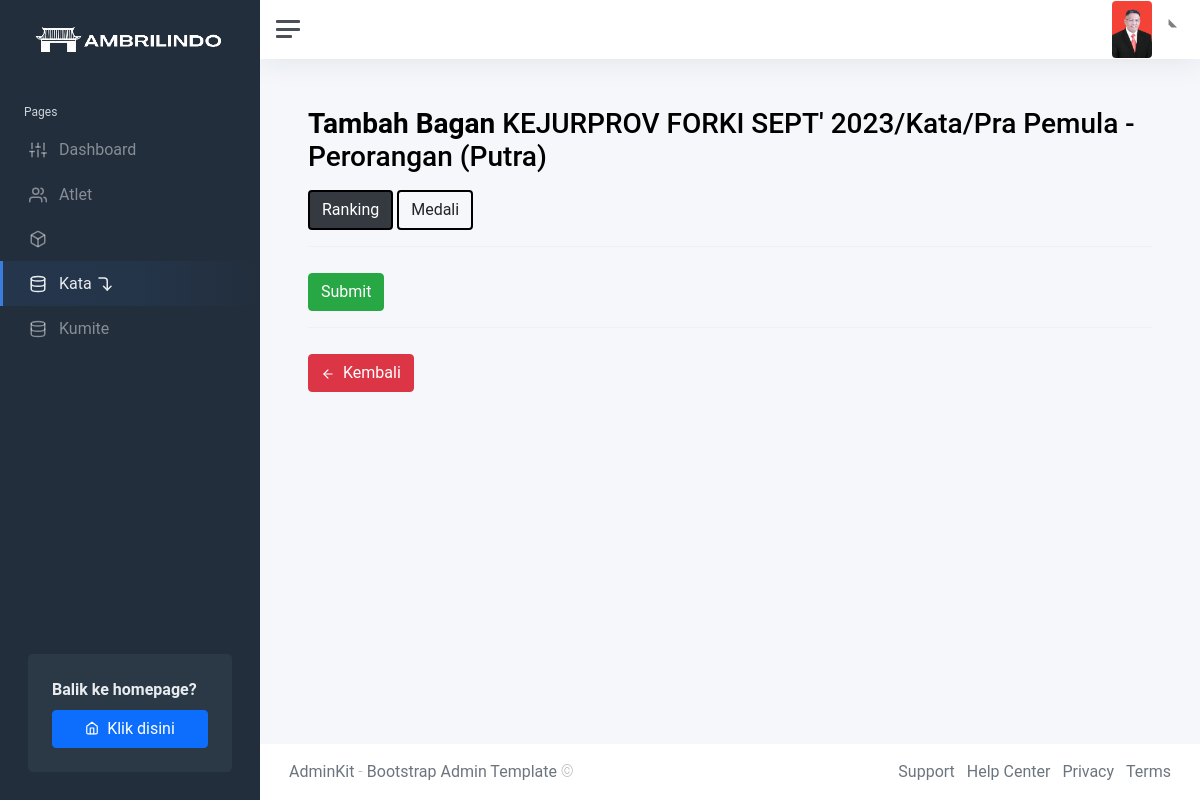
Page /kelevent/kejurprov-forki-sept-2023/kata/pra-pemula-perorangan-20230911200706/putra/tambah/ on the committed database.
### bagan/models.py (models this page shows, shortened)
class Event(models.Model):
    id_event = models.AutoField(primary_key=True)
    id_bagan = models.ManyToManyField(Bagan, blank=True)
    judul_event = models.CharField(max_length=50)
    foto_event = models.ImageField(null=True, blank=True, upload_to="images/event/")
    tanggal_tanding = models.DateTimeField()
    tanggal_selesai = models.DateTimeField()
    tanggal_dibuat = models.DateTimeField(auto_now_add=True)
    id_atlet = models.ManyToManyField(Atlet, blank=True)
    bagan_kategori = models.ManyToManyField(BaganKategori, blank=True)
    slug = models.SlugField(unique=True, blank=True, null=True)
    id_tatami = models.ManyToManyField(Tatami, blank=True)

class BaganKategori(models.Model):
    TIPE = (
        ('perorangan', 'Perorangan'),
        ('beregu', 'Beregu')
    )
    id_kategori = models.AutoField(primary_key=True)
    datetimekategori = models.DateTimeField(default=datetime.now)
    id_atlet = models.ManyToManyField(Atlet, blank=True)
    judul_kategori = models.CharField(max_length=50, null=True, blank=True)
    slug = models.SlugField(unique=True, blank=True, null=True)
    tipe = models.CharField(choices=TIPE, max_length=10,blank=True, null=True)
    tatami_nomor_tanding = models.ForeignKey(Tatami, null=True, blank=True, on_delete=models.SET_NULL)

### bagan/views.py (the view)
# urls.py: path('kelevent/<slug:event_slug>/kata/<slug:kategori_slug>/<str:jenis_kelamin>/tambah/', keltambahBagan.as_view(), name="keltambahbagan"),
class keltambahBagan(View):
    def get(self, request, event_slug, kategori_slug, jenis_kelamin):
        event = get_object_or_404(Event, slug=event_slug)
        user = request.user.pk
        admin_tatami = AdminTatami.objects.filter(id_user=user).first()
        if admin_tatami:
            tatami = Tatami.objects.get(admin=admin_tatami)
            bagan_kategori = BaganKategori.objects.filter(tatami_nomor_tanding=tatami)
        else:
            bagan_kategori = event.bagan_kategori.all()
        kategori = get_object_or_404(BaganKategori, slug=kategori_slug)
        atlet_putra = kategori.id_atlet.filter(jenis_kelamin='putra', jenis_event='external')
        atlet_putri = kategori.id_atlet.filter(jenis_kelamin='putri', jenis_event='external')
        putraexternal_url = reverse('keldetailkategoriexternal', kwargs={'event_slug': event.slug, 'kategori_slug': kategori.slug, 'jenis_kelamin': 'putra'})
        putriexternal_url = reverse('keldetailkategoriexternal', kwargs={'event_slug': event.slug, 'kategori_slug': kategori.slug, 'jenis_kelamin': 'putri'})
        context = {
            'event': event,
            'bagan_kategori': bagan_kategori,
            'kategori': kategori,
            'atlet_putra': atlet_putra,
            'atlet_putri': atlet_putri,
            'putraexternal_url': putraexternal_url,
            'putriexternal_url': putriexternal_url,
        }
        return render(request, 'event/tambahbagan.html', context)

### bagan/templates/event/tambahbagan.html (shortened to what this page needs)
{% extends 'event/eventbase.html' %}
{% block content %}
    {% url 'keldetailkategori' event_slug=event.slug kategori_slug=kategori.slug jenis_kelamin='putra' as putra_url %}
    {% url 'keldetailkategori' event_slug=event.slug kategori_slug=kategori.slug jenis_kelamin='putri' as putri_url %}
    <h1 class="h3 mb-3"><strong>Tambah Bagan</strong> {{ event.judul_event }}/Kata/{{ kategori.judul_kategori }}
        {% if putra_url in request.path %}
          (Putra)
        {% elif putri_url in request.path %}
          (Putri)
        {% endif %}
    </h1>
    <div class="mb-2">
      <button id="rank" style="border: 2px solid black;" type="button" class="btn btn-dark" onclick="rank()">Ranking</button>
      <button id="medali" style="border: 2px solid black;" type="button" class="btn " onclick="medali()">Medali</button>
    </div>
    <hr>
    <div id="rankform" style="display: block;">
      <div style="justify-content: space-between;">
        <div style="width: 100%;" name="group1">
          <form method="post" style="">
              <button type="submit" class="btn btn-success" name="group1_submit" value="tambahbagan" style="margin-top: 10px">
                Submit
              </button>
            </form>
        </div>
      </div>
    </div>
    <hr>
        {% if putra_url in request.path and kategori.judul_kategori == kategori.judul_kategori %}
        <a href="{% url 'keldetailkategori' event_slug=event.slug kategori_slug=kategori.slug jenis_kelamin='putra' %}">
          <button class="btn btn-danger" style="margin-top: 10px">
            <i class="align-middle me-2" data-feather="arrow-left"></i>Kembali
          </button>
        </a>
        {% elif putri_url in request.path and kategori.judul_kategori == kategori.judul_kategori %}
        <a href="{% url 'keldetailkategori' event_slug=event.slug kategori_slug=kategori.slug jenis_kelamin='putri' %}">
          <button class="btn btn-danger" style="margin-top: 10px">
            <i class="align-middle me-2" data-feather="arrow-left"></i>Kembali
          </button>
        </a>
        {% endif %}
{% endblock %}

### bagan/static/event/css/bracket.css (style rules this page uses)
body { font-family: 'Istok Web', sans-serif;background: url("http://picjumbo.com/wp-content/uploads/HNCK2189-1300x866.jpg") no-repeat #000;background-size: cover;min-height: 100%;margin: 0; }

### bagan/static/event/css/style.css (style rules this page uses)
body { font-family: "Roboto", -apple-system, BlinkMacSystemFont, "Segoe UI", Roboto, "Helvetica Neue", Arial, "Noto Sans", sans-serif, "Apple Color Emoji", "Segoe UI Emoji", "Segoe UI Symbol", "Noto Color Emoji"; }
h1, h2, h3, h4, h5, h6, .h1, .h2, .h3, .h4, .h5, .h6 { font-family: "Roboto", -apple-system, BlinkMacSystemFont, "Segoe UI", Roboto, "Helvetica Neue", Arial, "Noto Sans", sans-serif, "Apple Color Emoji", "Segoe UI Emoji", "Segoe UI Symbol", "Noto Color Emoji"; }
a { -webkit-transition: .3s all ease; -o-transition: .3s all ease; transition: .3s all ease; }
a, a:hover { text-decoration: none !important; }
.btn { border-radius: 4px; border: none; }

### rows in the picture
Event: judul_event "KEJURPROV FORKI SEPT' 2023"
BaganKategori: judul_kategori "Pra Pemula - Perorangan"
